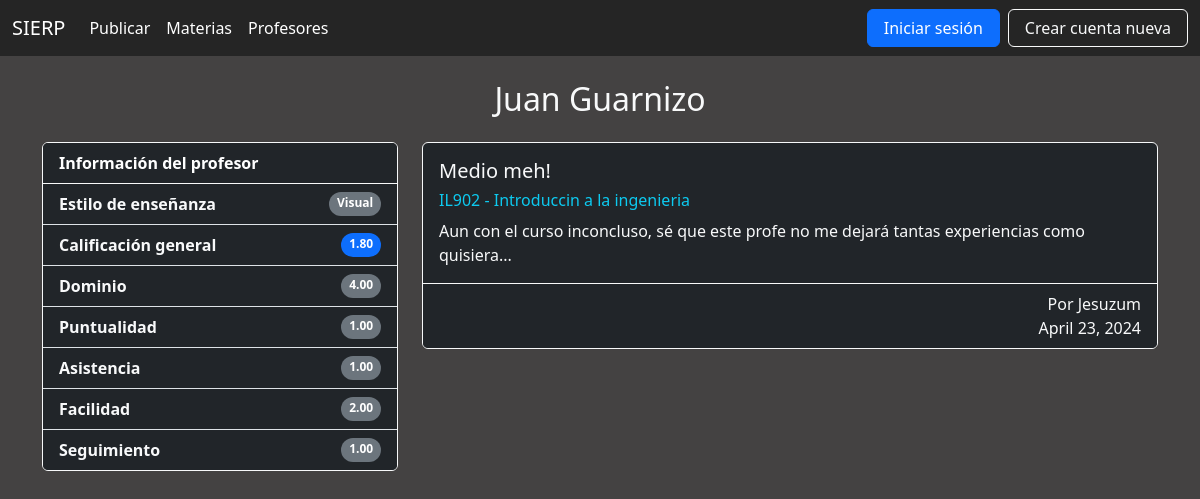
Before: /profesor/1 with the older database file.
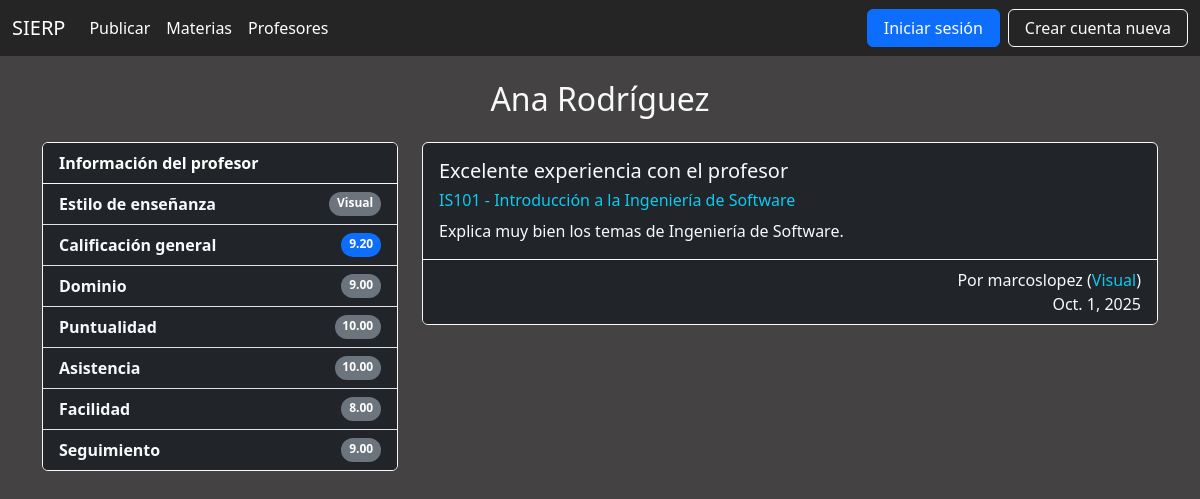
After: the same page with the newer database file.
### profesor/models.py (models this page shows)
class Profesor(models.Model):
    METODOS_ENSENANZA = [
        ('visual', 'Visual'),
        ('auditivo', 'Auditivo'),
        ('kinestesico', 'Kinestésico'),
    ]
    nombre = models.CharField(max_length=50)
    metodo_ensenanza = models.CharField(
        max_length=20,
        choices=METODOS_ENSENANZA,
        default='visual'
    )
    usuarios = models.ManyToManyField('usuario.Usuario', through='publicacion.Publicacion')
    materias = models.ManyToManyField('materia.Materia', through='publicacion.Publicacion')
    def __str__(self) -> str:
        return self.nombre

### publicacion/models.py (models this page shows, shortened)
class Publicacion(models.Model):
    usuario = models.ForeignKey(Usuario, on_delete=models.CASCADE)
    profesor = models.ForeignKey(Profesor, on_delete=models.CASCADE)
    materia = models.ForeignKey(Materia, on_delete=models.CASCADE)
    titulo = models.CharField(max_length=70)
    fecha = models.DateField()
    comentario = models.CharField(max_length=500)
    dominio = models.IntegerField()
    puntualidad = models.IntegerField()
    asistencia = models.IntegerField()
    facilidad = models.IntegerField()
    seguimiento = models.IntegerField()

### materia/models.py (models this page shows)
class Materia(models.Model):
    clave = models.CharField(max_length=10)
    nombre = models.CharField(max_length=50)
    departamento = models.CharField(max_length=50)
    usuarios = models.ManyToManyField('usuario.Usuario', through='publicacion.Publicacion')
    profesores = models.ManyToManyField('profesor.Profesor', through='publicacion.Publicacion')
    def __str__(self) -> str:
        return f'{self.clave} - {self.nombre}'

### usuario/models.py (models this page shows, shortened)
class Usuario(AbstractUser):
    METODOS_APRENDIZAJE = [
        ('visual', 'Visual'),
        ('auditivo', 'Auditivo'),
        ('kinestesico', 'Kinestésico'),
    ]
    nombre_usuario = models.CharField(max_length=20)
    metodo_aprendizaje = models.CharField(
        max_length=20,
        choices=METODOS_APRENDIZAJE,
        blank=True,
        null=True
    )
    profesores = models.ManyToManyField('profesor.Profesor', through='publicacion.Publicacion')
    materias = models.ManyToManyField('materia.Materia', through='publicacion.Publicacion')

### publicacion/views.py (the view)
# urls.py: path('profesor/<int:profesor_id>', views.ProfesorView.as_view(), name='profesor'),
class ProfesorView(generic.ListView):
    template_name = 'publicacion/profesor.html'
    def get_queryset(self):
        return Publicacion.objects.filter(profesor_id=self.kwargs['profesor_id'])
    def get_context_data(self, **kwargs):
        context = super().get_context_data(**kwargs)
        profesor = get_object_or_404(Profesor, pk=self.kwargs['profesor_id'])
        publicaciones = self.get_queryset()
        promedios = publicaciones.aggregate(
            promedio_dominio=Avg('dominio'),
            promedio_puntualidad=Avg('puntualidad'),
            promedio_asistencia=Avg('asistencia'),
            promedio_facilidad=Avg('facilidad'),
            promedio_seguimiento=Avg('seguimiento')
        )
        if publicaciones.exists():
            calificacion_general = (
                promedios['promedio_dominio'] +
                promedios['promedio_puntualidad'] +
                promedios['promedio_asistencia'] +
                promedios['promedio_facilidad'] +
                promedios['promedio_seguimiento']
            ) / 5
        else:
            calificacion_general = 0
        context['profesor'] = profesor
        context['promedio_dominio'] = promedios['promedio_dominio']
        context['promedio_puntualidad'] = promedios['promedio_puntualidad']
        context['promedio_asistencia'] = promedios['promedio_asistencia']
        context['promedio_facilidad'] = promedios['promedio_facilidad']
        context['promedio_seguimiento'] = promedios['promedio_seguimiento']
        context['calificacion_general'] = calificacion_general
        return context

### templates/publicacion/profesor.html (shortened to what this page needs)
{% extends "base.html" %}
{% block content %}
<div class="container mt-4">
    <h2 class="mb-4 text-light text-center">{{ profesor }}</h2>
    <div class="row">
        <div class="col-md-4">
            <section>
                <div class="card mb-4 bg-dark border border-light">
                    <div class="card-header bg-dark text-white border-bottom border-light">
                        <strong>Información del profesor</strong>
                    </div>
                    <ul class="list-group list-group-flush text-start">
                        <li class="list-group-item bg-dark text-light d-flex justify-content-between">
                            <span><strong>Estilo de enseñanza</strong></span>
                            <span class="badge bg-secondary rounded-pill">
                                {{ profesor.get_metodo_ensenanza_display }}
                            </span>
                        </li>
                        <li class="list-group-item bg-dark text-light d-flex justify-content-between">
                            <span><strong>Calificación general</strong></span>
                            <span class="badge bg-primary rounded-pill">
                                {{ calificacion_general|floatformat:2 }}
                            </span>
                        </li>
                        <li class="list-group-item bg-dark text-light d-flex justify-content-between">
                            <span><strong>Dominio</strong></span>
                            <span class="badge bg-secondary rounded-pill">
                                {{ promedio_dominio|floatformat:2 }}
                            </span>
                        </li>
                        <li class="list-group-item bg-dark text-light d-flex justify-content-between">
                            <span><strong>Puntualidad</strong></span>
                            <span class="badge bg-secondary rounded-pill">
                                {{ promedio_puntualidad|floatformat:2 }}
                            </span>
                        </li>
                        <li class="list-group-item bg-dark text-light d-flex justify-content-between">
                            <span><strong>Asistencia</strong></span>
                            <span class="badge bg-secondary rounded-pill">
                                {{ promedio_asistencia|floatformat:2 }}
                            </span>
                        </li>
                        <li class="list-group-item bg-dark text-light d-flex justify-content-between">
                            <span><strong>Facilidad</strong></span>
                            <span class="badge bg-secondary rounded-pill">
                                {{ promedio_facilidad|floatformat:2 }}
                            </span>
                        </li>
                        <li class="list-group-item bg-dark text-light d-flex justify-content-between">
                            <span><strong>Seguimiento</strong></span>
                            <span class="badge bg-secondary rounded-pill">
                                {{ promedio_seguimiento|floatformat:2 }}
                            </span>
                        </li>
                    </ul>
                </div>
            </section>
        </div>
        <div class="col-md-8">
            {% if publicacion_list %}
                {% for publicacion in publicacion_list %}
                <section>
                    <div class="card mb-4 bg-dark border border-light">
                        <div class="card-body">
                            <h5 class="card-title text-light">{{ publicacion.titulo }}</h5>
                            <h6 class="text-info">{{ publicacion.materia }}</h6>
                            <p class="card-text text-light">{{ publicacion.comentario }}</p>
                        </div>
                        <div class="card-footer text-light text-end bg-dark border-top border-light">
                            Por {{ publicacion.usuario.username }}
                            {% if publicacion.usuario.metodo_aprendizaje %}
                                (<span class="text-info">{{ publicacion.usuario.get_metodo_aprendizaje_display }}</span>)
                            {% endif %}
                            <br>
                            {{ publicacion.fecha }}
                        </div>
                    </div>
                </section>
                {% endfor %}
            {% else %}
                <div class="alert alert-warning text-center bg-dark text-light border border-light" role="alert">
                    Aún no hay publicaciones sobre este profesor.
                </div>
            {% endif %}
        </div>
    </div>
</div>
{% endblock content %}

### templates/base.html (shortened to what this page needs)
<!DOCTYPE html>
<html lang="en" dark>
<head>
    <link href="https://cdn.jsdelivr.net/npm/bootstrap@5.3.3/dist/css/bootstrap.min.css" rel="stylesheet">
    <link rel="stylesheet" href="https://cdnjs.cloudflare.com/ajax/libs/font-awesome/6.0.0-beta3/css/all.min.css">
</head>
<body>
    <nav class="navbar navbar-expand-lg">
        <div class="container-fluid">
          <a class="navbar-brand" style="color: #ffffff;" href="{% url 'publicacion:index' %}">SIERP</a>
          <div class="collapse navbar-collapse" id="navbarSupportedContent">
            <ul class="navbar-nav me-auto mb-2 mb-lg-0">
              <li class="nav-item">
                <a class="nav-link" href="{% url 'publicacion:crear_publicacion' %}">Publicar</a>
              </li>
              <li class="nav-item">
                <a class="nav-link" href="{% url 'materia:lista_materia' %}">Materias</a>
              </li>
              <li class="nav-item">
                <a class="nav-link" href="{% url 'profesor:lista_profesor' %}">Profesores</a>
              </li>
            </ul>
            <ul class="navbar-nav mb-2 mb-lg-0">
              {% if user.is_authenticated %}
                <li class="nav-item">
                  <form action="{% url 'usuario:cerrar' %}" method="post" class="d-inline">
                    {% csrf_token %}
                    <button type="submit" class="nav-link btn btn-link" style="text-decoration: none; background: none; border: none;">Cerrar sesión</button>
                  </form>
                </li>
              {% else %}
                <li class="nav-item me-2">
                  <a class="btn btn-primary px-3" href="{% url 'usuario:inicio' %}">
                    Iniciar sesión
                  </a>
                </li>
                <li class="nav-item">
                  <a class="btn btn-outline-light px-3" href="{% url 'usuario:registro' %}">
                    Crear cuenta nueva
                  </a>
                </li>
              {% endif %}
            </ul>
          </div>
        </div>
    </nav>
    {% block content %}
    {% endblock content %}
</body>
</html>

### templates/base.html (style rules this page uses)
body { background-color: #444242; color: #ffffff; }
.navbar { background-color: #252525; color: #ffffff; }
.nav-link { color: #ffffff !important; }

Changed rows visible on the page:
removed Publicacion: titulo "Medio meh!", materia "IL902 - Introduccin a la ingenieria", comentario "Aun con el curso inconcluso, sé que este profe no me dejará tantas experiencias como quisiera...", usuario.username "Jesuzum", fecha "April 23, 2024"
changed Profesor "Visual": nombre "Juan Guarnizo" → "Ana Rodríguez"
added Publicacion: titulo "Excelente experiencia con el profesor", materia "IS101 - Introducción a la Ingeniería de Software", comentario "Explica muy bien los temas de Ingeniería de Software.", usuario.username "marcoslopez", usuario.metodo_aprendizaje "Visual", fecha "Oct. 1, 2025"
Other visible differences:
{{ calificacion_general|floatformat:2 }}: "1.80" → "9.20"
{{ promedio_dominio|floatformat:2 }}: "4.00" → "9.00"
{{ promedio_puntualidad|floatformat:2 }}: "1.00" → "10.00"
{{ promedio_asistencia|floatformat:2 }}: "1.00" → "10.00"
{{ promedio_facilidad|floatformat:2 }}: "2.00" → "8.00"
{{ promedio_seguimiento|floatformat:2 }}: "1.00" → "9.00"
